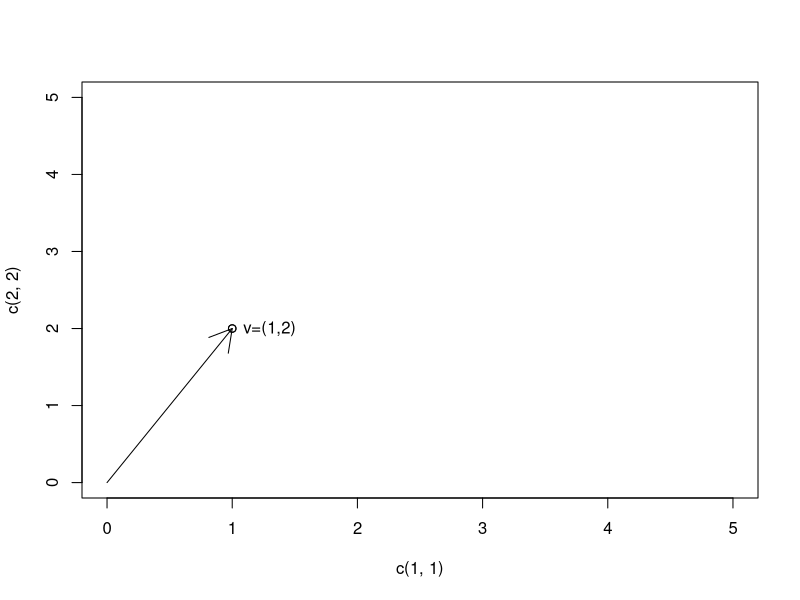

The R source for this figure:
## ---- chunk 1
knitr::opts_chunk$set(echo = TRUE)
## ---- chunk 2

# draw the vector

plot(c(1,1),c(2,2), xlim=c(0,5), ylim=c(0,5))
arrows(0, 0, 1, 2)
text(1.3, 2, "v=(1,2)")


x <- seq(2,8,2)
x

y <- 4:1
y

x+y # Suma de vectores

crossprod(x,y) # crossprod retorna matriz 1x1, no un escalar.

crossprod(x)
x*y   # Multiplicación de vectores elemento por elemento

x

x %o% x # Producto xx’, es uma matriz nxn

(x %o% x)[, 3] # Fila 3 del producto xx’. Tratado como vector 

(x %o% x)[2,] # Fila 2 del producto xx’. Tratado como vector 

diag(1, 4, 4) # Matriz identidad 4x4

matrix(1, 4, 4) # Matriz 4x4 com todos sus elementos = 1

## ---- chunk 3

M1 <- matrix(data = c(5, 7, 13, 4, 1, 7, 14, 3, 11), nrow=3, ncol=3, byrow=F, dimnames=list(c("Blanco", "Negro", "Rojo"), c("Toyota", "Audi", "Nissan")))
M1

Azul<-c(8,5,7) # Agregando filas: con esto creamos el vector Azul con sus correspondientes elementos 
M2 <- rbind(M1, Azul)

Hyundai<-c(2,7,3,5) # Agregando columnas: con esto creamos el vector Hyundai con sus correspondientes elementos 
M3 <- cbind(M1, Hyundai)

matrix(1:16, 4, 4) # Matriz 4x4 del 1 al 16

# Otra manera de crear matrices es a traves de vectores, los cuales seran nuestras columnas
a <- c(1,2,3,4,5,6)
b <- c(2,3,5,6,1,9)
c <- c(3,5,5,5,10,8)
d <- c(10,20,30,40,50,55)
e <- c(7,8,9,4,6,10)

# Crear una matriz a partir de los vectores anteriores
M4 <- cbind(a,b,c,d,e)
M4

# Más formas de crear matrices... 
M5 <- matrix(c( 5, -1, -2,
               4,  4, -1,
              -2,  5, -3,
              -7, -8,  6),
            byrow = T, nrow = 4, ncol = 3,
            dimnames = list(c("P1", "P2", "P3", "P4"), c("V1", "V2", "V3")))
M5

M6 <- matrix(sample(c(0:100), 100, replace = FALSE), 10, 10) # Matriz 10x10 del 1 al 100
M6

# Dimensión de una matriz (mxn)
dim(M4)

t(matrix(1:16, 4, 4)) # Transpuesta de una matriz

diag(t(matrix(1:16, 4, 4))) # Extrae la diagonal

A <- matrix(data= c(1,2,3,2,4,6,3,6,9,4,8,12), nrow=3, ncol=4, byrow=F)
A

B <- matrix(data= c(2,4,6,4,8,12,6,12,18,8,16,24), nrow=3, ncol=4, byrow=F)
B

t(B) # Transpuesta de B (B'), se convierte en una matriz 4x3

# data freme to matrix
my.matrix <- as.matrix(M5)
class(M5)

## ---- chunk 4

A+B # Suma matricial

## ---- chunk 5

A*B # Multiplicacion elemento por elemento

A%*%t(B) # Multiplicacion matricial, 3x3

## ---- chunk 6

D <- matrix(data = rnorm(25), nrow=5, ncol=5)
D

det(D)

## ---- chunk 7

A <- matrix(data=c(2,1,2,1,1,3,0,2,0), nrow = 3, ncol = 3, byrow = FALSE)
A

detA <- det(A) # Para verificar si A es invertible det(A)!=0
detA

InvA <- round(solve(A), digits = 3)

A %*% InvA

## ---- chunk 8
diag(M1)
## ---- chunk 9
diag(10)
## ---- chunk 10

a <- c(1,2,3,4,5,6)
b <- c(2,3,5,6,1,9)
c <- c(3,5,5,5,10,8)
d <- c(10,20,30,40,50,55)
e <- c(7,8,9,4,6,10)

M4 <- cbind(a,b,c,d,e)
M4

rowMeans(M4)[1:6]  # Vector de medias por filas (row means)
apply(M4,1,mean)[1:6]  # Vector de medias por filas (row means), otra manera

rowMeans(M4)[1:5]  # Vector de medias por columnas (column means)
apply(M4,2,mean)[1:5]
apply(M4,2,median)[1:5]
apply(M4,2,range)[1:5]

## ---- chunk 11

A <- matrix(data= c(1,2,3,1,4,6,2,-3,-5), nrow=3, ncol=3, byrow=F)
A

b <- c(3,-3,-5)
b

X <- solve(A,b)
X

## ---- chunk 12

a <- c(1,2,3,4,5,6)
b <- c(2,3,5,6,1,9)
c <- c(3,5,5,5,10,8)
d <- c(10,20,30,40,50,55)
e <- c(7,8,9,4,6,10)

M4 <- cbind(a,b,c,d,e)
M4

cov(M4)

# Ahora hagamos este mismo calculo de forma manual
k <- ncol(M4) # numero de variables
n <- nrow(M4) # numero de observaciones (sujetos)
 
# Crea medias por columnas
M4_mean <- matrix(data=1, nrow=n) %*% cbind(mean(a),mean(b),mean(c),mean(d),mean(e)) 
 
# Crea una matriz centrada (C)
CM4 <- M4 - M4_mean
 
# Crea la matriz de covarianza
covM4 <- round(((n-1)^-1) * t(CM4)  %*%  CM4, digits=3)
covM4

## ---- chunk 13

a <- c(6,-3,4)
b <- c(2,4,-4)
c <- c(8,1,5)

M5 <- cbind(a,b,c)
M5

round(cor(M5), digits = 2)

## ---- chunk 14

E <- matrix(c(13, -4, 2, -4, 11, -2, 2, -2, 8), 3, 3, byrow=TRUE) # Corresponde a una matriz de Varianza-Covarianza
E

ev <- eigen(E) # Extrae los componentes

valores <- ev$values # Se reportan en orden decreciente
valores

vectores <- round(ev$vectors, digits = 3)
vectores

prod(eigen(E)$values)
det(E)

## ---- chunk 15

svd.matrix <- svd(E)

svd.matrix$d
svd.matrix$u
svd.matrix$v

## ---- chunk 16

require(Matrix)

A <- diag( seq(1, 4, 1))
A
rankMatrix(A, method = "tolNorm2")

B <- matrix(seq(1, 16, 1), nrow=4, byrow=TRUE)
B
rankMatrix(B, method = "tolNorm2")
## ---- chunk 17

set.seed(12351) # setting seed to reproduce results of random sampling
trainingRowIndex <- sample(1:nrow(M6), 0.85*nrow(M6))  # row indices for training data
training <- M6[trainingRowIndex, ]  # model training data
testing  <- M6[-trainingRowIndex, ]   # test data
dim(training); dim(testing)

## ---- chunk 18

library(caret)
        # inTrain <- createDataPartition(y = data$Factor, p = 0.6, list = FALSE)
        # training <- data[inTrain,]; testing <- data[-inTrain,]
        # dim(training); dim(testing)

